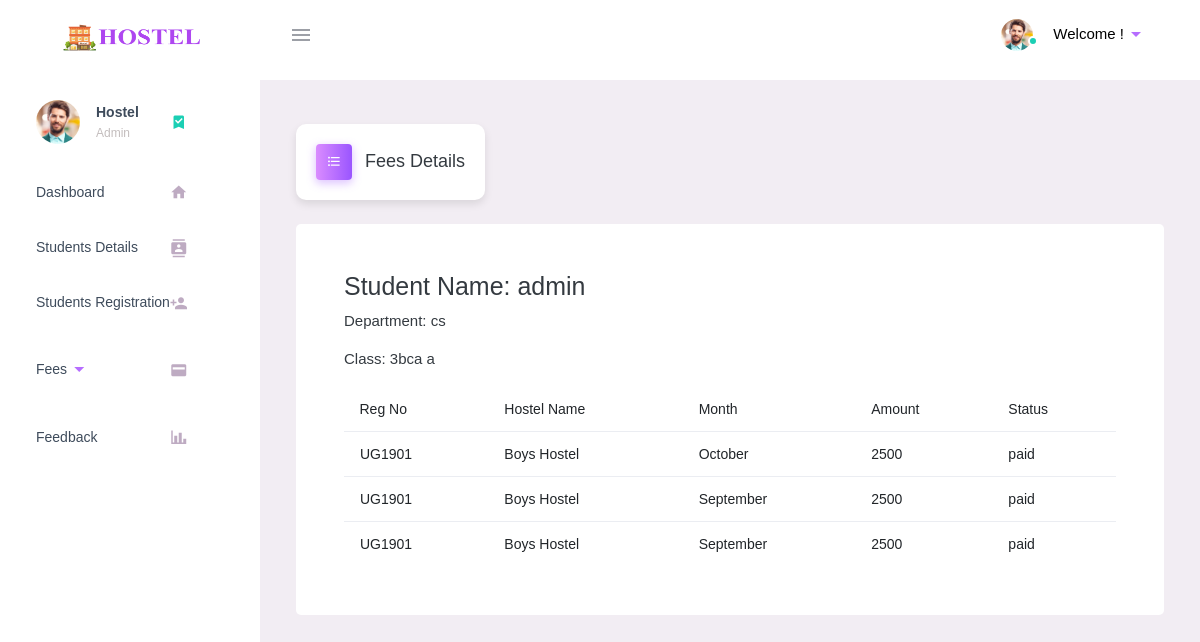
/admin/fees_details.php?reg=UG1901, run on the app's committed database.
### tables this page shows
CREATE TABLE `stud` (
  `id` INT AUTO_INCREMENT PRIMARY KEY,
  `stud_id` VARCHAR(20) UNIQUE,
  `name` varchar(50) NOT NULL,
  `reg` varchar(50) NOT NULL,
  `gender` varchar(50) NOT NULL,
  `age` varchar(50) NOT NULL,
  `email` varchar(50) NOT NULL,
  `phone` varchar(50) NOT NULL,
  `dept` varchar(50) NOT NULL,
  `cls` varchar(50) NOT NULL,
  `hname` varchar(50) NOT NULL,
  `room` varchar(50) NOT NULL
);

CREATE TABLE `paid` (
  `id` varchar(20) NOT NULL,
  `reg` varchar(50) NOT NULL,
  `total` varchar(50) NOT NULL,
  `date` varchar(50) NOT NULL,
  `month` varchar(50) NOT NULL
);

### admin/fees_details.php (the view, shortened to what this page needs)
<?php
include("../dbconnect.php");
extract($_POST);
?>
<!DOCTYPE html>
<html lang="en">
<head>
    <link rel="stylesheet" href="./include/materialdesignicons.min.css">
    <link rel="stylesheet" href="./include/vendor.bundle.base.css">
    <link rel="stylesheet" href="./include/style.css">
    <link rel="stylesheet" href="https://cdn.jsdelivr.net/npm/@mdi/font/css/materialdesignicons.min.css">
    <link rel="stylesheet" href="./include/exstyle.css">
</head>
<body class="">
    <div class="container-scroller">
        <header class="topbar" data-navbarbg="skin6">
            <?php include 'navbar.php' ?>
        </header>
        <div class="container-fluid page-body-wrapper pt-0 proBanner-padding-top">
            <div class="navcantainer d-fixed">
                <?php include 'sidebar.php' ?>
            </div>
            <div class="main-panel">
                <div class="content-wrapper">
                    <div class="page-header">
                        <h3 class="page-title">
                            <span class="page-title-icon bg-gradient-primary text-white mr-2">
                                <i class="mdi mdi-format-list-bulleted menu-icon"></i>
                            </span> Fees Details
                        </h3>
                    </div>
                    <div class="grid-margin card p-5 stretch-card">
                        <table class="table table-responsive-xl">
                        <div class="studname">
        <?php
        $reg = $_GET['reg'] ?? null;
        $qry_stud = mysqli_query($connect, "SELECT * FROM stud WHERE reg='$reg'");
        $stud_row = mysqli_fetch_assoc($qry_stud);
        ?>
        <h3>Student Name: <?php echo $stud_row['name']; ?></h3>
        <p>Department: <?php echo $stud_row['dept']; ?></p>
        <p>Class: <?php echo $stud_row['cls']; ?></p>
    </div>                            <thead>
                                <tr>
                                    <th>Reg No</th>
                                    <th>Hostel Name</th>
                                    <th>Month</th>
                                    <th>Amount</th>
                                    <th>Status</th>
                                </tr>
                            </thead>
                            <?php
                                $reg=$_GET['reg'];
                                $qry = mysqli_query($connect, "select * from paid where reg='$reg'");
                                while ($row = mysqli_fetch_array($qry)) {
                                    $reg = $row['reg'];
                            ?>
                                    <tr class="alert " role="alert">
                                        <td>
                                            <div><?php echo $reg; ?></div>
                                        </td>
                                        <?php
                                        $qt = mysqli_query($connect, "select * from stud where reg='$reg'");
                                        $rw = mysqli_fetch_assoc($qt);
                                        ?>
                                        <td>
                                            <div><?php echo $rw['hname']; ?></div>
                                        </td>
                                        <td>
                                            <div><?php echo $row['month']; ?></div>
                                        </td>
                                        <td>
                                            <div><?php echo $row['total']; ?></div>
                                        </td>
                                        <td>
                                            <div><?php echo "paid"; ?></div>
                                        </td>
                                    </tr>
                            <?php
                                }
                            ?>
                        </table>
                    </div>
                </div>
            </div>
        </div>
    </div>
</body>
</html>

### admin/navbar.php (shortened to what this page needs)
  <nav class="navbar default-layout-navbar col-lg-12 col-12 p-0 d-flex flex-row fixed-top">
        <div class="text-center navbar-brand-wrapper d-flex align-items-center justify-content-center">
          <a class="navbar-brand brand-logo" href="../index.php"><img src="../admin/include/HO_LOGO.png" alt="logo"></a>
        </div>
        <div class="navbar-menu-wrapper d-flex align-items-stretch">
          <button class="navbar-toggler navbar-toggler align-self-center" type="button" data-toggle="minimize">
            <span class="mdi mdi-menu"></span>
          </button>
          <ul class="navbar-nav navbar-nav-right">
            <li class="nav-item nav-profile dropdown">
              <a class="nav-link dropdown-toggle" id="profileDropdown" href="https://www.bootstrapdash.com/demo/purple-admin-free/#" data-toggle="dropdown" aria-expanded="false">
                <div class="nav-profile-img">
                <img src="../admin/include/face1.jpg" alt="image">
                  <span class="availability-status online"></span>
                </div>
                <div class="nav-profile-text">
                <p class="mb-1 text-black">Welcome !</p>
                </div><i class="mdi mdi-menu-down mdi-24px text-primary"></i>
              </a>
            </li>
          </ul>
        </div>
</nav>

### admin/sidebar.php (shortened to what this page needs)
<nav class="sidebar sidebar-offcanvas m-0 fixed-left d-flex" id="sidebar">
    <ul class="nav">
        <li class="nav-item nav-profile">
            <a href="#home" class="nav-link">
                <div class="nav-profile-image">
                    <img src="./include/face1.jpg" alt="profile">
                </div>
                <div class="nav-profile-text d-flex flex-column">
                    <span class="font-weight-bold mb-2">Hostel</span>
                    <span class="text-secondary text-small">Admin</span>
                </div>
                <i class="mdi mdi-bookmark-check text-success nav-profile-badge"></i>
            </a>
        </li>
        <li class="nav-item">
            <a class="nav-link" href="admin_dashboard.php">
                <span class="menu-title">Dashboard</span>
                <i class="mdi mdi-home menu-icon"></i>
            </a>
        </li>
        <li class="nav-item">
            <a class="nav-link" href="Stud_detail.php">
                <span class="menu-title">Students Details</span>
                <i class="mdi mdi-contacts menu-icon"></i>
            </a>
        </li>
        <li class="nav-item">
            <a class="nav-link" href="stud_registration.php">
                <span class="menu-title">Students Registration</span>
                <i class="mdi mdi-account-plus menu-icon"></i>
            </a>
        </li>
        <li class="nav-item">
            <a class="nav-link collapsed" data-toggle="collapse" href="#ui-basic" aria-expanded="false" aria-controls="ui-basic">
                <span class="menu-title">Fees</span>
                <i class="mdi mdi-menu-down mdi-24px text-primary"></i>
                <i class="mdi mdi-credit-card menu-icon"></i>
            </a>
        </li>
        <li class="nav-item">
            <a class="nav-link" href="get_feedback.php">
                <span class="menu-title">Feedback</span>
                <i class="mdi mdi-chart-bar menu-icon"></i>
            </a>
        </li>
    </ul>
</nav>

### admin/include/exstyle.css (style rules this page uses)
.page-title, .date, .time { background-color: #fff; box-shadow: 0 4px 8px rgba(0, 0, 0, 0.1); padding: 20px; border-radius: 10px; display: inline-block; }
.menu-icon { transition: transform 0.3s ease; }

### data on the page
stud: name "admin", dept "cs", cls "3bca a"
paid: reg "UG1901", stud.hname "Boys Hostel", month "October", total "2500"
paid: reg "UG1901", stud.hname "Boys Hostel", month "September", total "2500"
paid: reg "UG1901", stud.hname "Boys Hostel", month "September", total "2500"
